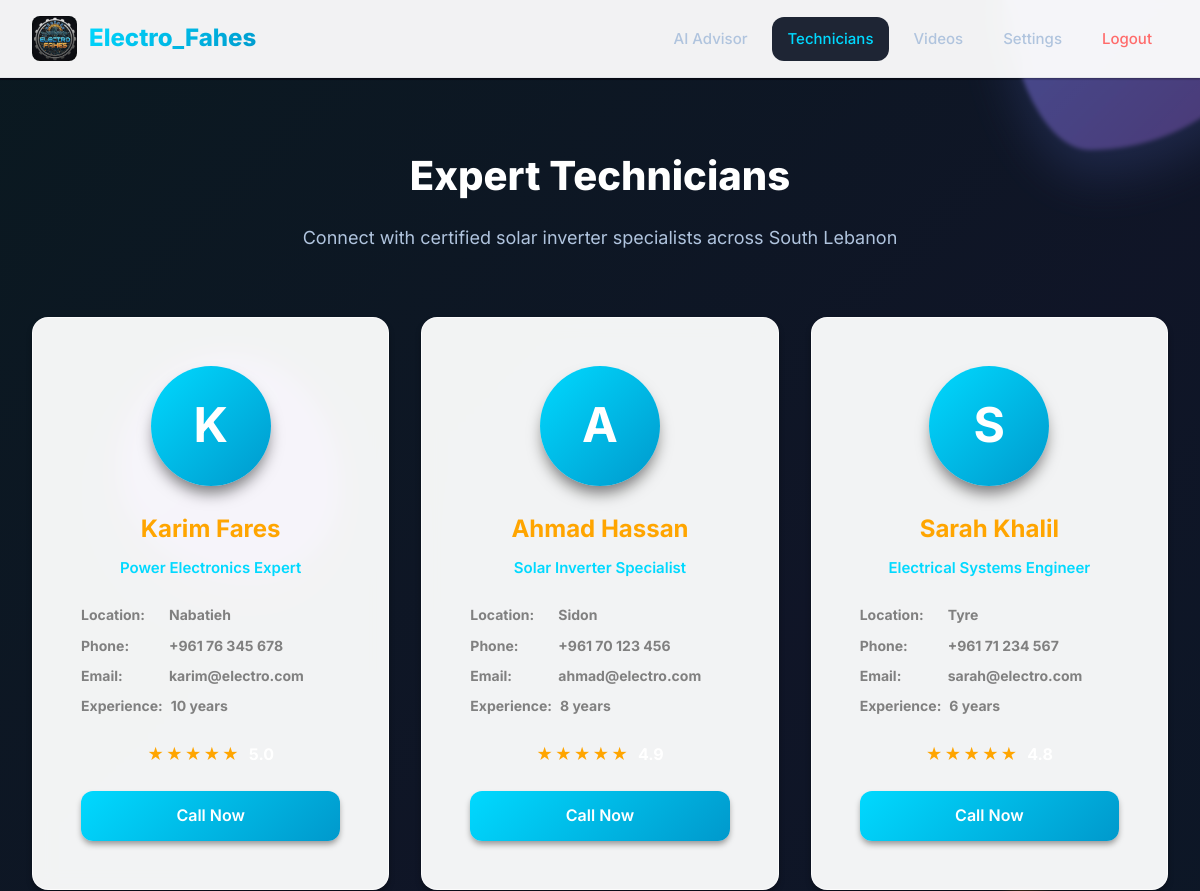
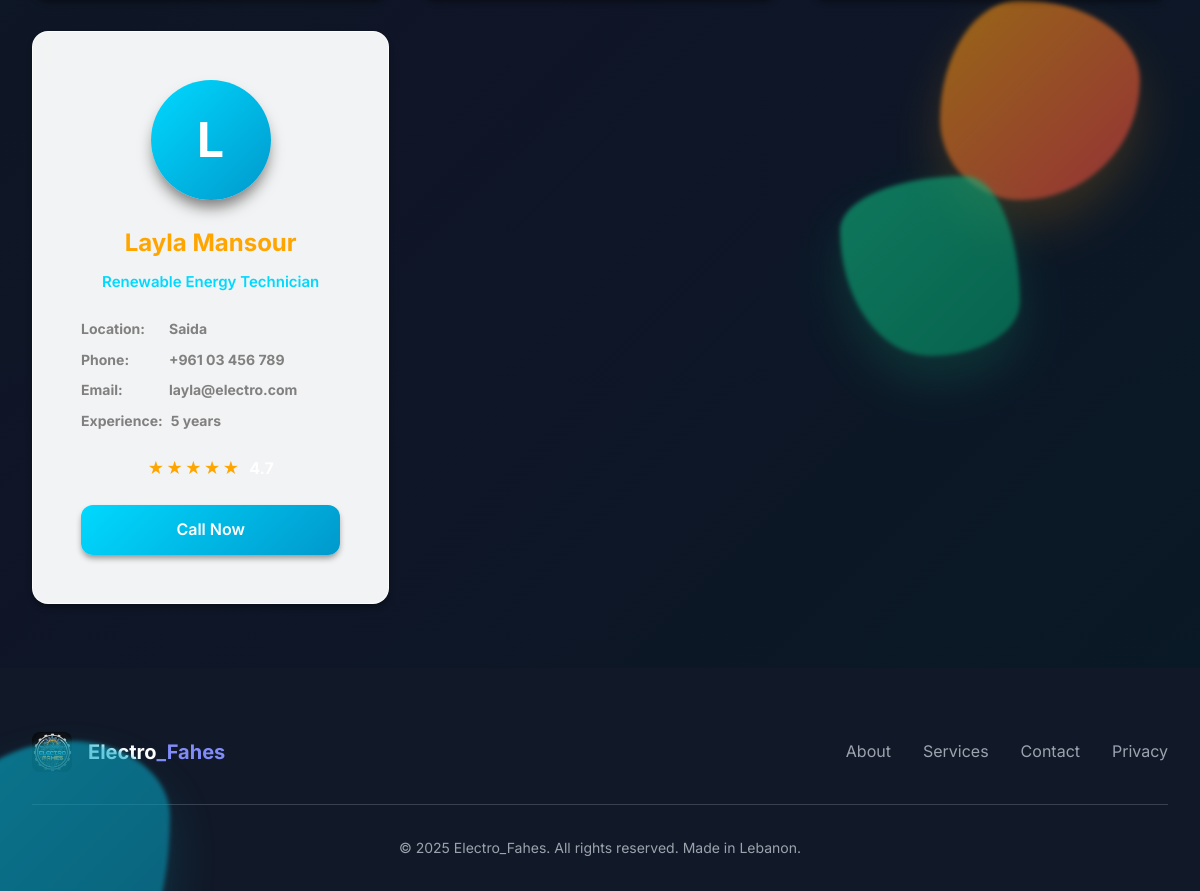
Screenshot of /technicians (signed in) with the database file from the repository (2 pictures, top to bottom).
### tables this page shows
CREATE TABLE technicians (
            id INTEGER PRIMARY KEY AUTOINCREMENT,
            name TEXT NOT NULL,
            specialty TEXT,
            phone TEXT,
            email TEXT,
            location TEXT,
            experience_years INTEGER,
            image_path TEXT,
            rating REAL DEFAULT 5.0
        );

### app.py (the view)
@app.route('/technicians')
@verified_required
def technicians():
    conn = get_db()
    techs = conn.execute("SELECT * FROM technicians ORDER BY rating DESC").fetchall()
    conn.close()
    return render_template('technicians.html', technicians=techs)

### app.py (called while the page is built)
def get_db():
    conn = sqlite3.connect(app.config['DATABASE'])
    conn.row_factory = sqlite3.Row
    return conn

def verified_required(f):
    @wraps(f)
    def decorated(*args, **kwargs):
        if 'user_id' not in session:
            lang = session.get('language', 'en')
            flash(get_translation(lang, 'msg_login_required'), 'warning')
            return redirect(url_for('login'))
        if not session.get('is_verified'):
            lang = session.get('language', 'en')
            flash(get_translation(lang, 'msg_verify_email'), 'warning')
            return redirect(url_for('home'))
        return f(*args, **kwargs)
    return decorated

@app.context_processor
def inject_year():
    return {'current_year': datetime.now().year}

@app.context_processor
def inject_translations():
    lang = session.get('language', 'en')
    return {'t': lambda key: get_translation(lang, key)}

### translations.py (called while the page is built)
def get_translation(lang, key):
    return translations.get(lang, translations['en']).get(key, key)

### templates/Technicians.html (shortened to what this page needs)
{% extends "base.html" %}
{% block content %}
<div class="technicians-page">
    <div class="technicians-container">
        <div class="page-header">
            <h1 class="page-title">{{ t('tech_title') }}</h1>
            <p class="page-subtitle">{{ t('tech_subtitle') }}</p>
        </div>
        <div class="technicians-grid">
            {% for tech in technicians %}
            <div class="tech-card">
                <div class="tech-avatar">
                    {{ tech['name'][0] }}
                </div>
                <h3 class="tech-name" style="color: orange;">{{ tech['name'] }}</h3>
                <p class="tech-specialty">{{ tech['specialty'] }}</p>
                <div class="tech-info">
                    <div class="tech-info-item">
                        <span style="color: gray; font-weight: bold;">{{ t('tech_location') }}</span>
                        <span style="color: gray; font-weight: bold;">{{ tech['location'] }}</span>
                    </div>
                    <div class="tech-info-item">
                        <span style="color: gray; font-weight: bold;">{{ t('tech_phone') }}</span>
                        <span style="color: gray; font-weight: bold;">{{ tech['phone'] }}</span>
                    </div>
                    <div class="tech-info-item">
                        <span style="color: gray; font-weight: bold;">{{ t('tech_email') }}</span>
                        <span style="color: gray; font-weight: bold;">{{ tech['email'] }}</span>
                    </div>
                    <div class="tech-info-item">
                        <span style="color: gray; font-weight: bold;">{{ t('tech_experience') }}</span>
                        <span style="color: gray; font-weight: bold;">{{ tech['experience_years'] }} {{ t('tech_years') }}</span>
                    </div>
                </div>
                <div class="tech-rating">
                    <span class="stars">&starf;&starf;&starf;&starf;&starf;</span>
                    <span class="rating-value">{{ tech['rating'] }}</span>
                </div>
                <a href="tel:{{ tech['phone'] }}" class="btn btn-primary btn-full">
                    {{ t('btn_call_now') }}
                </a>
            </div>
            {% endfor %}
        </div>
    </div>
</div>
{% endblock %}

### templates/base.html (shortened to what this page needs)
<!DOCTYPE html>
<html lang="{{ 'ar' if session.get('language') == 'ar' else 'en' }}" dir="{{ 'rtl' if session.get('language') == 'ar' else 'ltr' }}">
<head>
    <link rel="stylesheet" href="{{ url_for('static', filename='css/style.css') }}">
</head>
<body>
{% if session.get('user_id') %}
<nav class="navbar">
    <div class="nav-container">
        <a href="{{ url_for('ai_advisor') }}" class="nav-brand">
            <img src="{{ url_for('static', filename='images/logo.png') }}" alt="Electro_Fahes Logo">
            <span class="brand-text">
                <span class="brand-accent">Electro_Fahes</span>
            </span>
        </a>
        <div class="nav-menu" id="navMenu">
            {% if session.get('is_verified') %}
            <a href="{{ url_for('ai_advisor') }}" class="nav-link {% if request.endpoint=='ai_advisor' %}active{% endif %}">
                {{ t('nav_ai_advisor') }}
            </a>
            <a href="{{ url_for('technicians') }}" class="nav-link {% if request.endpoint=='technicians' %}active{% endif %}">
                {{ t('nav_technicians') }}
            </a>
            <a href="{{ url_for('videos') }}" class="nav-link {% if request.endpoint=='videos' %}active{% endif %}">
                {{ t('nav_videos') }}
            </a>
            {% endif %}
            <a href="{{ url_for('settings') }}" class="nav-link {% if request.endpoint=='settings' %}active{% endif %}">
                {{ t('nav_settings') }}
            </a>
            <a href="{{ url_for('logout') }}" class="nav-link nav-link-logout">
                {{ t('nav_logout') }}
            </a>
        </div>
    </div>
</nav>
{% endif %}
<main>
    {% block content %}{% endblock %}
</main>
<div class="shape-container">
    <div class="shape shape-3"></div>
    <div class="shape shape-4"></div>
</div>
<footer class="site-footer">
    <div class="footer-container">
        <div class="footer-content">
            <div class="footer-brand">
                <img src="{{ url_for('static', filename='images/logo.png') }}" alt="Logo" style="width: 40px; height: 40px; border-radius: 8px;">
                <span>Electro<span style="color: #818CF8;">_Fahes</span></span>
            </div>
            <div class="footer-links">
                <a href="#about">{{ t('footer_about') }}</a>
                <a href="#services">{{ t('footer_services') }}</a>
                <a href="#contact">{{ t('footer_contact') }}</a>
                <a href="#privacy">{{ t('footer_privacy') }}</a>
            </div>
        </div>
        <div class="footer-bottom">
            <p>&copy; {{ current_year }} Electro_Fahes. {{ t('footer_copyright') }}</p>
        </div>
    </div>
</footer>
</body>
</html>

### rows the page displays
technicians: name "K", name "Karim Fares", specialty "Power Electronics Expert", t "Location:", location "Nabatieh", t "Phone:", phone "+961 76 345 678", t "Email:", email "karim@electro.com", t "Experience:", experience_years "10", t "years", t "Call Now"
technicians: name "A", name "Ahmad Hassan", specialty "Solar Inverter Specialist", t "Location:", location "Sidon", t "Phone:", phone "+961 70 123 456", t "Email:", email "ahmad@electro.com", t "Experience:", experience_years "8", t "years", t "Call Now"
technicians: name "S", name "Sarah Khalil", specialty "Electrical Systems Engineer", t "Location:", location "Tyre", t "Phone:", phone "+961 71 234 567", t "Email:", email "sarah@electro.com", t "Experience:", experience_years "6", t "years", t "Call Now"
technicians: name "L", name "Layla Mansour", specialty "Renewable Energy Technician", t "Location:", location "Saida", t "Phone:", phone "+961 03 456 789", t "Email:", email "layla@electro.com", t "Experience:", experience_years "5", t "years", t "Call Now"

### other values shown
{{ t('nav_ai_advisor') }} "AI Advisor"
{{ t('nav_technicians') }} "Technicians"
{{ t('nav_videos') }} "Videos"
{{ t('nav_settings') }} "Settings"
{{ t('nav_logout') }} "Logout"
{{ t('tech_title') }} "Expert Technicians"
{{ t('tech_subtitle') }} "Connect with certified solar inverter specialists across South Lebanon"
{{ t('footer_about') }} "About"
{{ t('footer_services') }} "Services"
{{ t('footer_contact') }} "Contact"
{{ t('footer_privacy') }} "Privacy"
{{ t('footer_copyright') }} "All rights reserved. Made in Lebanon."
